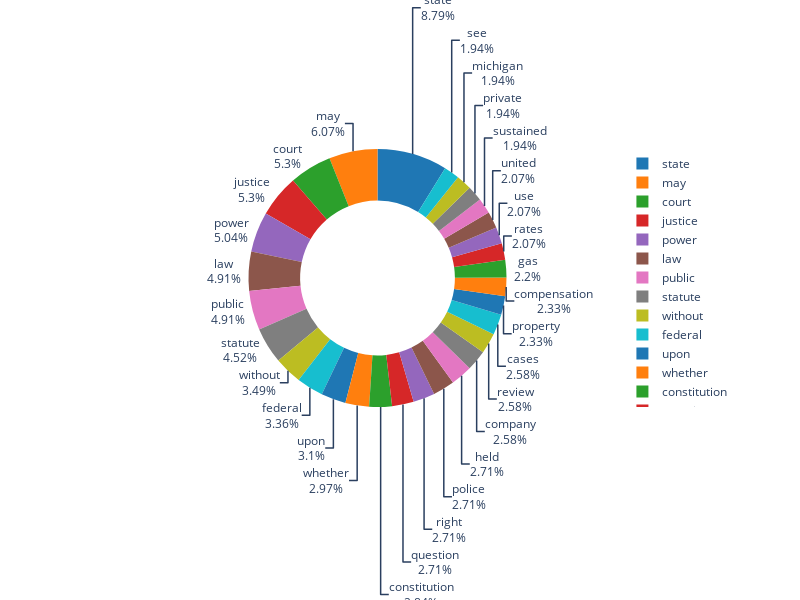

Notebook source saved alongside this figure:
### Code cell
n = 30
pal = list(sns.color_palette(palette='tab10', n_colors=n).as_hex())

import plotly.express as px # Pie Chart Tutorial available at https://plotly.com/python/pie-charts/

fig = px.pie(counts_df[0:30], values='count', names='word', color_discrete_sequence=pal)

fig.update_traces(textposition='outside', textinfo='percent+label', hole=.6, hoverinfo='label+percent+name')

fig.update_layout(width=800, height=600, margin=dict(t=0, l=0, r=0, b=0))
fig.show()

### Figure 1 — Plotly figure (JSON) as saved in the notebook; plotly's stock layout.template omitted (floating-point values rounded to 4 significant figures)
{"data": [{"domain": {"x": [0, 1], "y": [0, 1]}, "hole": 0.6, "hoverinfo": "label+percent+name", "hovertemplate": "word=%{label}<br>count=%{value}<extra></extra>", "labels": ["state", "may", "court", "justice", "power", "law", "public", "statute", "without", "federal", "upon", "whether", "constitution", "question", "right", "police", "held", "company", "review", "cases", "property", "compensation", "gas", "rates", "use", "united", "sustained", "private", "michigan", "see"], "legendgroup": "", "name": "", "showlegend": true, "textinfo": "percent+label", "textposition": "outside", "type": "pie", "values": [68, 47, 41, 41, 39, 38, 38, 35, 27, 26, 24, 23, 22, 21, 21, 21, 21, 20, 20, 20, 18, 18, 17, 16, 16, 16, 15, 15, 15, 15]}], "layout": {"height": 600, "legend": {"tracegroupgap": 0}, "margin": {"b": 0, "l": 0, "r": 0, "t": 0}, "piecolorway": ["#1f77b4", "#ff7f0e", "#2ca02c", "#d62728", "#9467bd", "#8c564b", "#e377c2", "#7f7f7f", "#bcbd22", "#17becf", "#1f77b4", "#ff7f0e", "#2ca02c", "#d62728", "#9467bd", "#8c564b", "#e377c2", "#7f7f7f", "#bcbd22", "#17becf", "#1f77b4", "#ff7f0e", "#2ca02c", "#d62728", "#9467bd", "#8c564b", "#e377c2", "#7f7f7f", "#bcbd22", "#17becf"], "width": 800}}
